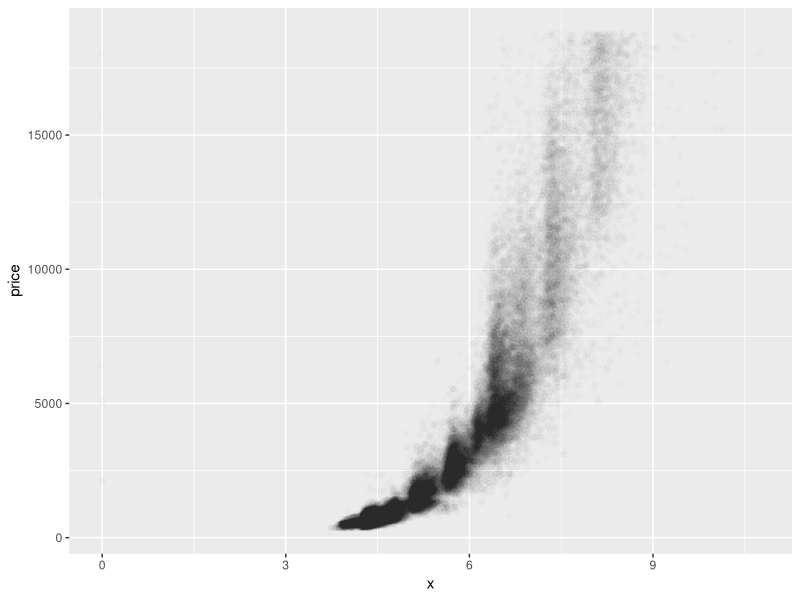
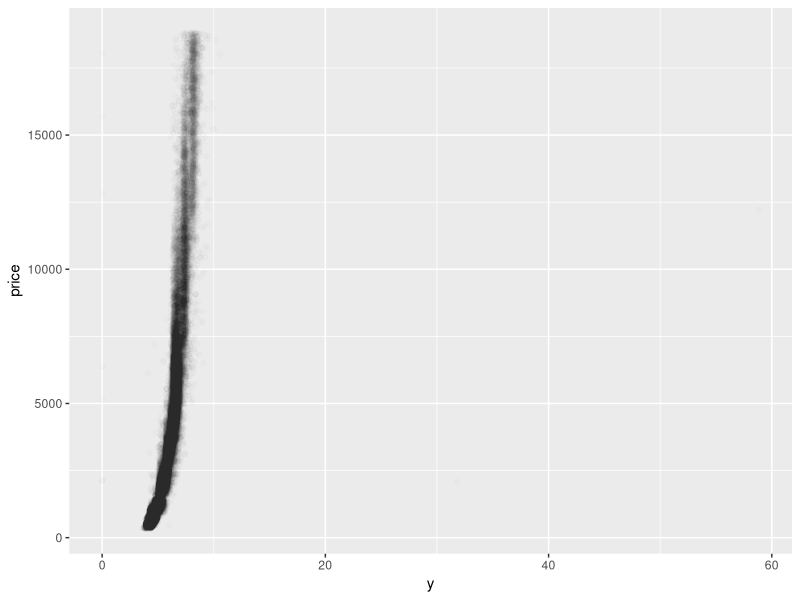
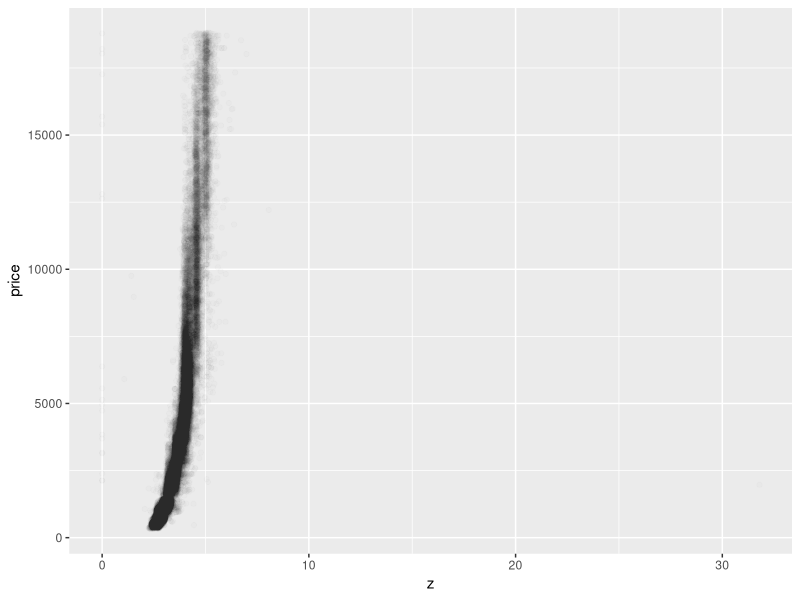
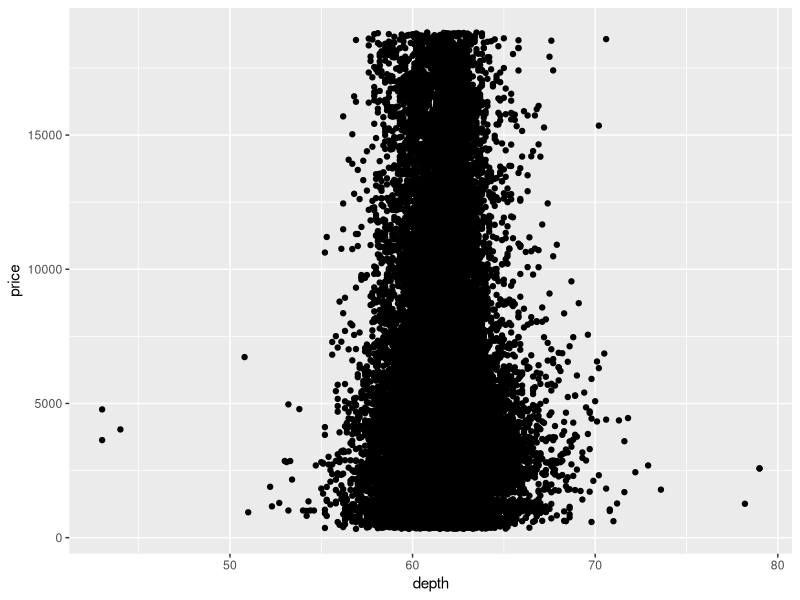
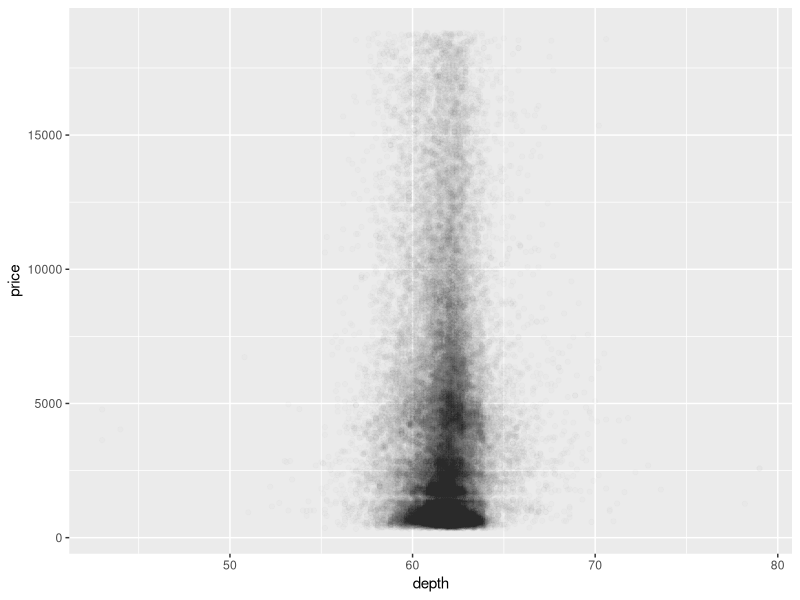
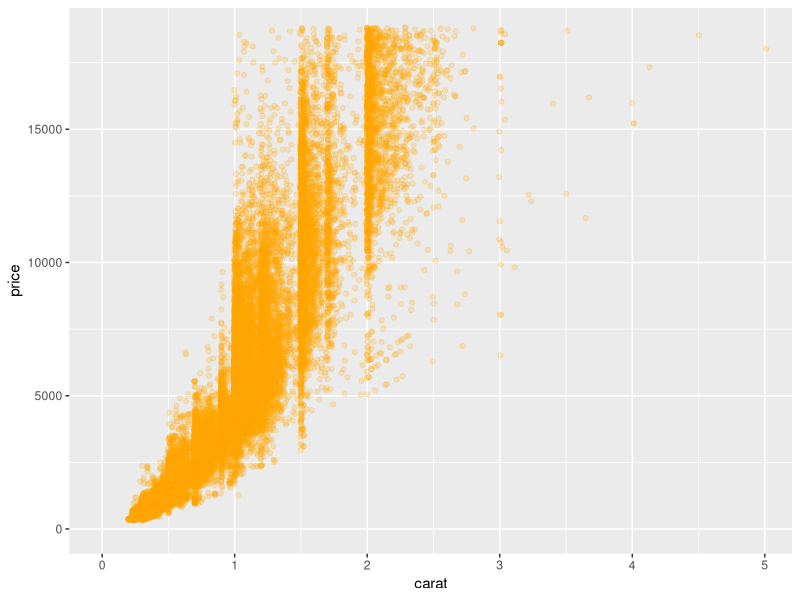
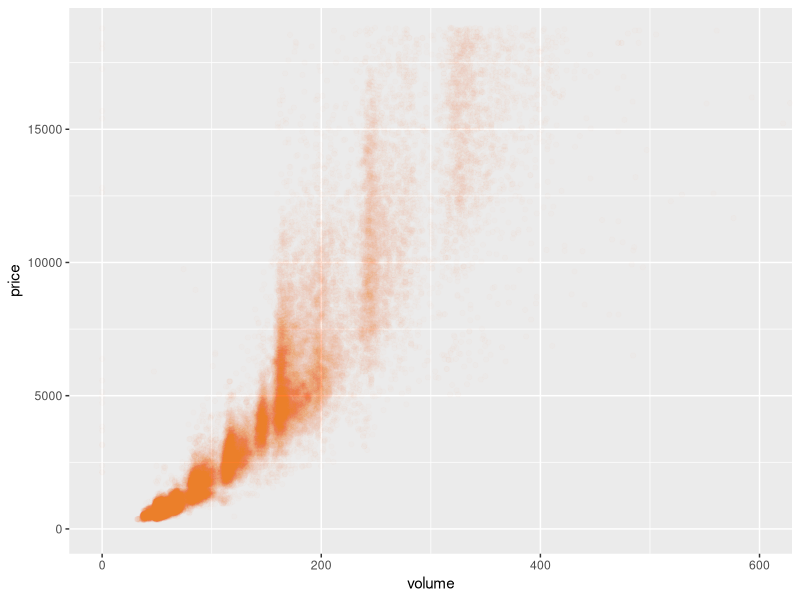
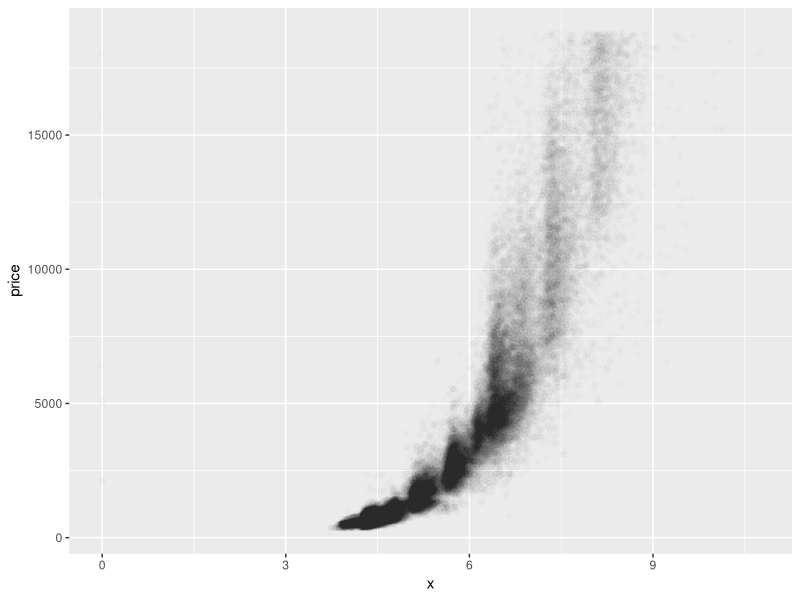

The R source for these figures, in order: (Note: this script raises an error after producing the figures.)
library(ggplot2)
library(dplyr)
require(methods)


data("diamonds")
names(diamonds)
diamonds$color

cat("\014")

setwd("/Users/david/Documents/R_Training/Assignments/Assignment_4_24April2016")

#1. Price versus "x", "y" and "z"
#=================================

ggplot(aes(x=x,y=price), data = diamonds) + 
  geom_point(alpha=1/100)
  
ggsave("price_vs_x.png")

#Lowest value in "x" from which price is recorded in average is 
#3. Lowest recorded value in "x" = 0. 
#Cost of diamonds with respect to "X" seems to be between $5,000 and
#$7,500
ggplot(aes(x=y,y=price), data = diamonds) + 
  geom_point(alpha=1/100) 

ggsave("price_vs_y.png")

ggplot(aes(x=z,y=price), data = diamonds) + 
  geom_point(alpha=1/100) 

ggsave("price_vs_z.png")


# The three graphs present the same distribution. Difference is 
# that with respect to "y" and "z" the prices have more outliers

#2. Price vs. Depth
ggplot(aes(x=depth,y=price), data = diamonds) +
  geom_point()

ggsave("price_vs_depth.png")

# Price seems to have a normal distribution with respect to the 
# depth at which the diamonds are found.
  
ggplot(aes(x=depth,y=price), data = diamonds) +
    geom_point(alpha=1/100) 
ggsave("price_vs_depth_alpha1over100.png")

# Most depths vary from 58 to 65
# For a single depth the price of the diamonds vary from 
# 10 up to 7,500 (depth of 62.5). Therefore the use of depth 
# as a key psaramreter seems irrelevant

#3. Plot price vs. carat

colMax <- function(data) sapply(data, max, na.rm = TRUE)

diamonds.max <- colMax(diamonds)

max_price <- 0.99*diamonds.max[7]
max_carat <- 0.99*diamonds.max[1]

ggplot(aes(x=carat,y=price), data = diamonds) +
  coord_cartesian(xlim = c(0, max_carat), 
                  ylim = c(0, max_price)) + 
       geom_point(alpha=1/5, 
                 position = position_jitter(h = 0),
                 color = 'orange')
ggsave("90pctprice_vs_99pctcarat.png")


#4. Plot price as a function of volume
diamonds <- diamonds %>%
  mutate(volume = x*y*z)

ggplot(aes(x=volume,y=price), data = diamonds) +
  coord_cartesian(xlim = c(0, 600), 
                  ylim = c(0, max_price)) +
  geom_point(alpha=1/100, 
             position = position_jitter(h = 0),
             color = 'orange') 
ggsave("price_vs_volume.png")
#It can be observed that the price vs volume is linearly related
#to the X, Y and Z components. Most diamods analyzed have a volume
#between 10 and 200. Price seems to behave linearly with respect to 
#volume between 10 and 200cubic units

#5. Price for diamonds with less than 800 cubic units



price <- c()
volume<- c()
j<-1
for (i in 1: length(diamonds$volume))
{
  if ((diamonds$volume[i] < 800) & (diamonds$volume[i] > 0))
  {
    price[j] <- diamonds$price[i]
    volume[j] <- diamonds$volume[i]
    j <- j + 1
  }
}

length(price)
length(volume)


diamonds_price_volume <- data.frame(price, volume)

require(methods)
ggplot(diamonds_price_volume, aes(x=volume,y=price))+
  geom_point(alpha=1/10, color="orange")+ 
  stat_smooth(method = "lm", formula = y - x, size = 1)

is.numeric(volume)
is.numeric(price)

  coord_cartesian(xlim = c(0, 800)) +
  geom_point(alpha=1/10, 
             position = position_jitter(h = 0),
             color = 'orange') 

